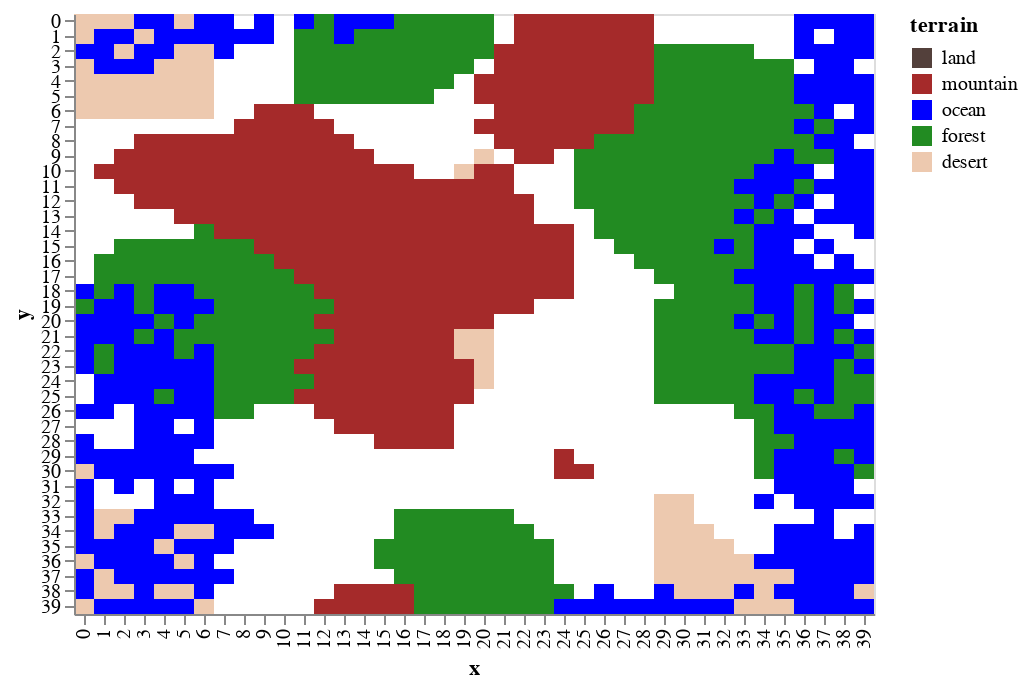

The notebook cell saved with this chart:
### Markdown cell above
The amount of rainfal in the world determines if the area will become a forest or a desert. This can be set from the `landscape` parameters.

### Code cell
world.df_features['terrain'] = world.df_features.apply(lambda x: w.set_ecology(x,landscape),axis =1 )
draw.drawterrainadvanced(world.df_features)

### Figure 1 — Vega-Lite specification as saved in the notebook (floating-point values rounded to 4 significant figures; data arrays with more than 128 entries replaced by an {"elided": "..."} marker saying what was removed)
{"$schema": "https://vega.github.io/schema/vega-lite/v2.6.0.json", "config": {"view": {"height": 300, "width": 400}}, "data": {"name": "data-76a903531dfd20d5243ff98dc43d6ebb"}, "datasets": {"data-76a903531dfd20d5243ff98dc43d6ebb": {"elided": "1600 records"}}, "encoding": {"color": {"field": "terrain", "scale": {"domain": ["land", "mountain", "ocean", "forest", "desert"], "range": ["#53403B", "brown", "blue", "#228b22", "#edc9af"]}, "type": "nominal"}, "x": {"field": "x", "type": "ordinal"}, "y": {"field": "y", "type": "ordinal"}}, "mark": "rect"}
